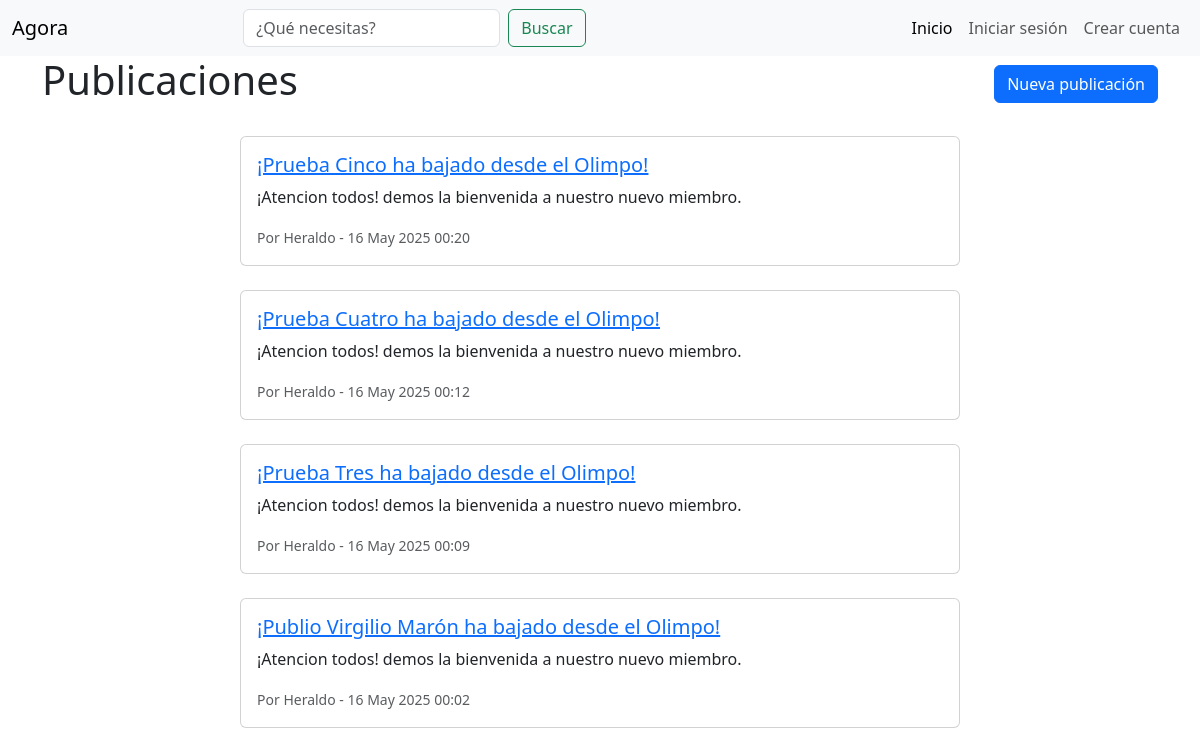
The page / on the database its author committed.
### blog/models.py (models this page shows, shortened)
class Publicacion(models.Model):
    titulo = models.CharField(max_length=200)
    contenido = models.TextField()
    fecha_publicacion = models.DateTimeField(auto_now_add=True)
    imagen = models.ImageField(upload_to='blog/images/', null=True, blank=True)
    creado = models.DateTimeField(auto_now_add=True)
    actualizado = models.DateTimeField(auto_now=True)
    autor = models.ForeignKey(User, on_delete=models.CASCADE, default=get_default_user)

### blog/views.py (the view)
# urls.py: path('', views.publicacion_list, name='home'),
def publicacion_list(request):
    publicaciones = Publicacion.objects.all().order_by('-fecha_publicacion')
    return render(request, 'blog/publicacion_list.html', {'publicaciones': publicaciones})

### blog/templates/blog/publicacion_list.html (shortened to what this page needs)
{% extends 'base.html' %}
{% block content %}
  <div class="d-flex justify-content-between align-items-center mb-3">
    <h1>Publicaciones</h1>
    <a href="{% url 'publicacion_create' %}" class="btn btn-primary">Nueva publicación</a>
  </div>
  <div class="container mt-4">
  <div class="row justify-content-center">
    <div class="col-md-8">
      {% for publicacion in publicaciones %}
        <div class="card mb-4">
          <div class="card-body">
            <h5 class="card-title">
              <a href="{% url 'publicacion_detail' publicacion.pk %}">
                {{ publicacion.titulo }}
              </a>
            </h5>
            <p class="card-text">
              {{ publicacion.contenido|truncatechars:150 }}
            </p>
            <small class="text-muted">
              Por {{ publicacion.autor.username }} - {{ publicacion.fecha_publicacion|date:"d M Y H:i" }}
            </small>
          </div>
        </div>
      {% empty %}
        <p>No hay publicaciones aún.</p>
      {% endfor %}
    </div>
  </div>
</div>
{% endblock %}

### rows shown on the page
Publicacion: titulo "¡Prueba Cinco ha bajado desde el Olimpo!", contenido "¡Atencion todos! demos la bienvenida a nuestro nuevo miembro.", autor.username "Heraldo", fecha_publicacion "16 May 2025 00:20"
Publicacion: titulo "¡Prueba Cuatro ha bajado desde el Olimpo!", contenido "¡Atencion todos! demos la bienvenida a nuestro nuevo miembro.", autor.username "Heraldo", fecha_publicacion "16 May 2025 00:12"
Publicacion: titulo "¡Prueba Tres ha bajado desde el Olimpo!", contenido "¡Atencion todos! demos la bienvenida a nuestro nuevo miembro.", autor.username "Heraldo", fecha_publicacion "16 May 2025 00:09"
Publicacion: titulo "¡Publio Virgilio Marón ha bajado desde el Olimpo!", contenido "¡Atencion todos! demos la bienvenida a nuestro nuevo miembro.", autor.username "Heraldo", fecha_publicacion "16 May 2025 00:02"
